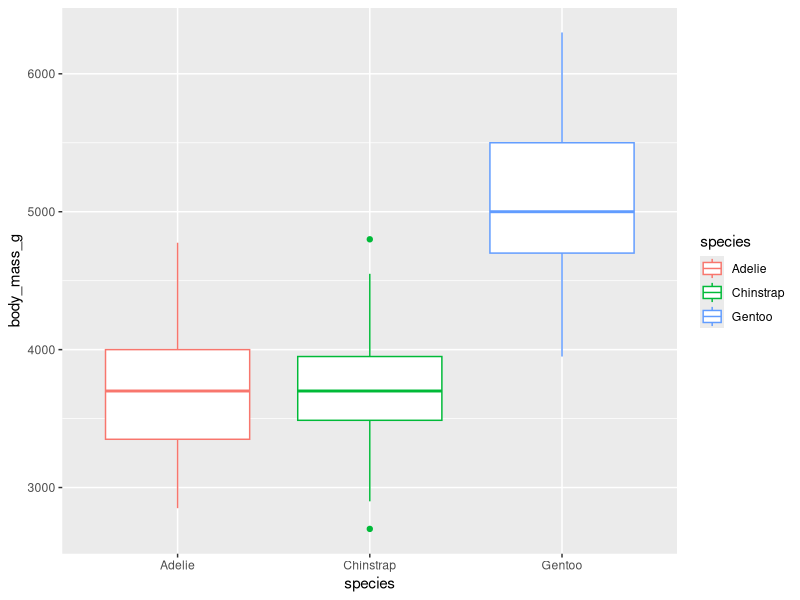
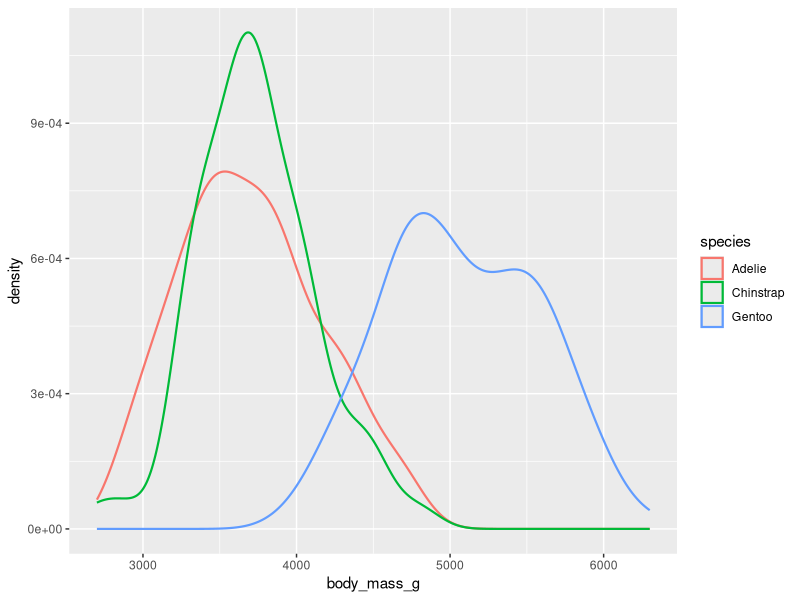
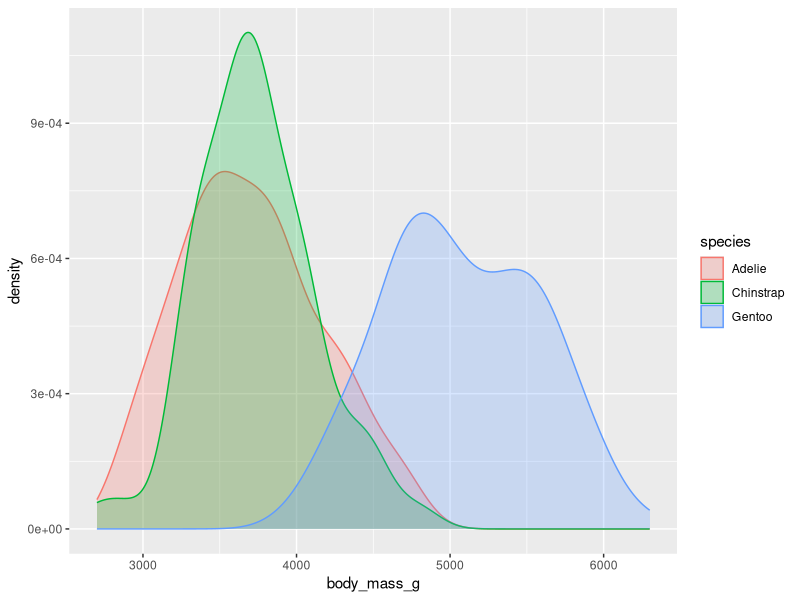
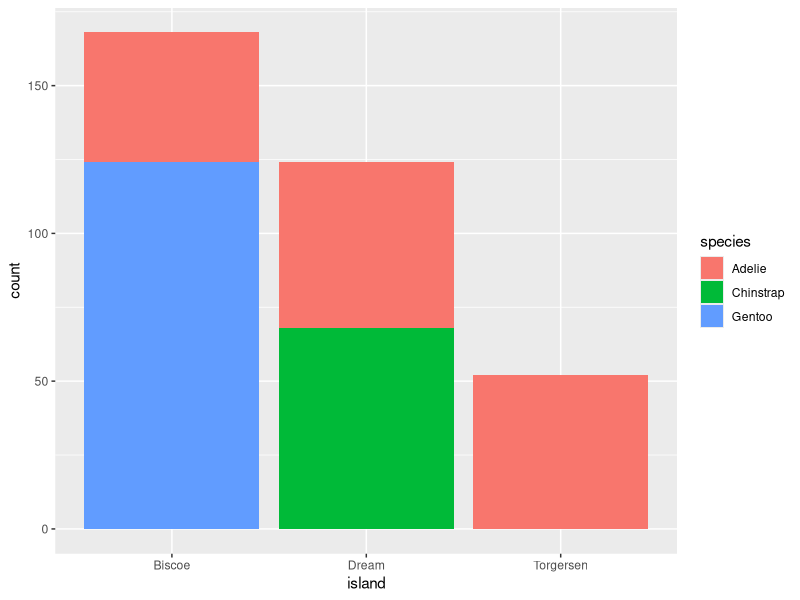
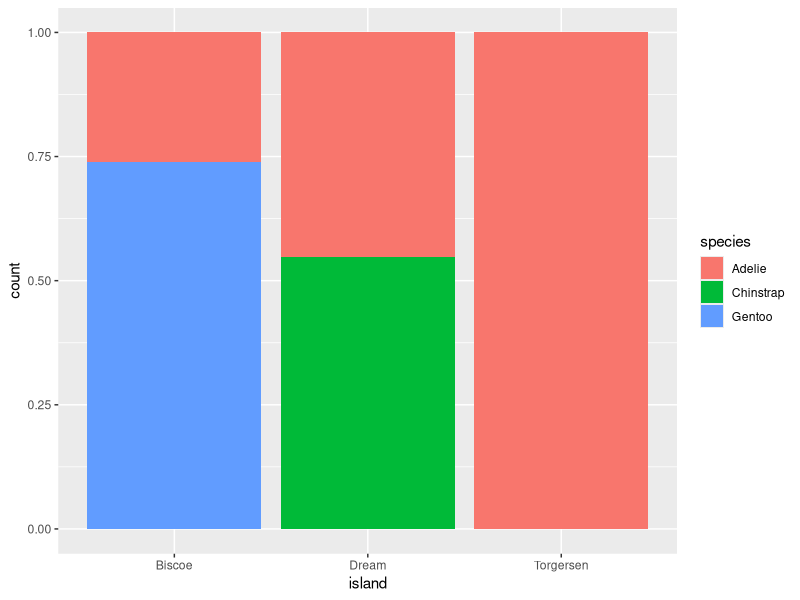
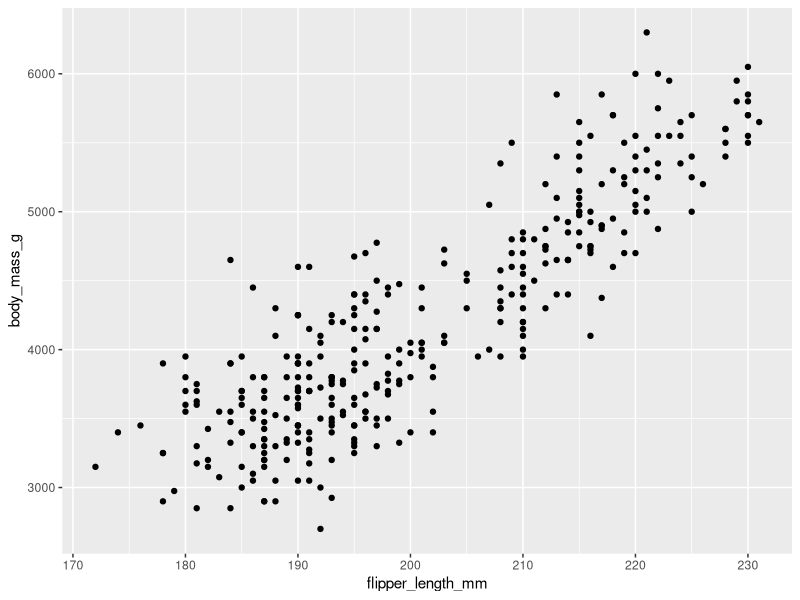
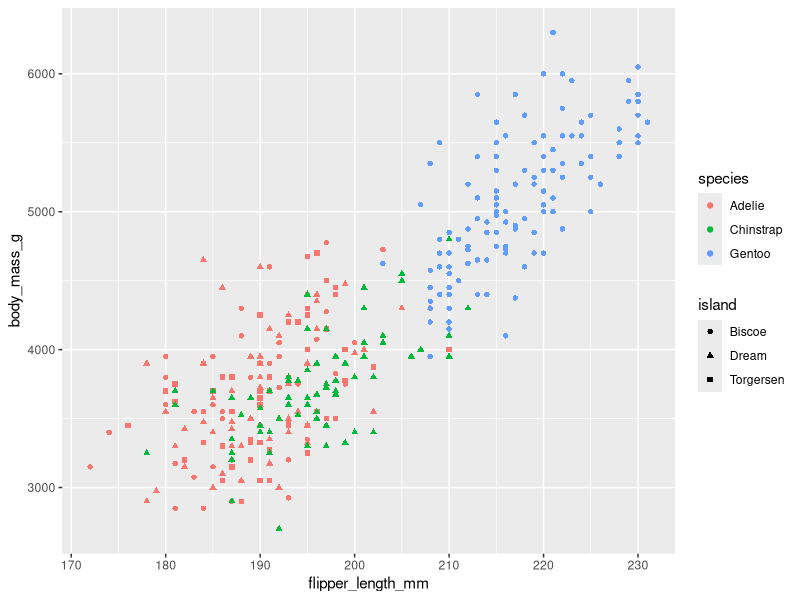
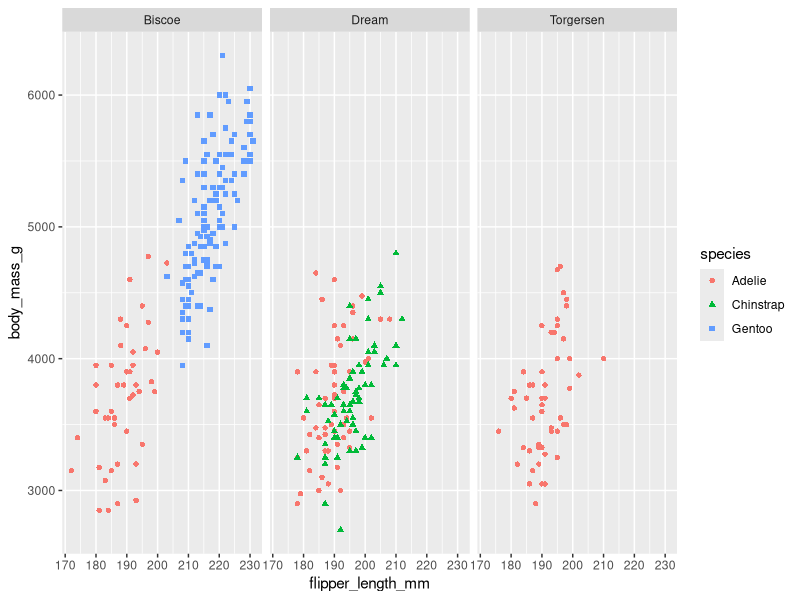

The R script that drew these images, in order:
# start w/ 1.5 visualizing relationships 
# https://r4ds.hadley.nz/data-visualize#visualizing-relationships

#Install packages
install.packages("tidyverse")
install.packages("palmerpenguins")
install.packages("ggthemes")
install.packages("ggplot2")

#Load packages
library(tidyverse)
library(palmerpenguins)
library(ggthemes)
library(ggplot2)

#Preview dataset penguins 
penguins

str(penguins)

# boxplot displaying masses of each species side-by-side

ggplot(penguins, aes(x = species, y = body_mass_g, color=species)) +
  geom_boxplot()

#try the same thing but with density 

ggplot(penguins, aes(x = body_mass_g, color=species)) +
  geom_density(linewidth =0.75)


# in this exapmle, the alpha argument colors the fill  and makes the color transparent on a scale
# between 0 (completely transparent) and 1 (completely opaque)

ggplot(penguins, aes(x = body_mass_g, color = species, fill = species)) +
  geom_density(alpha = 0.25)

# terminology 

# We ***map*** variables to aesthetics if we want the visual attribute represented by 
# that aesthetic to vary based on the values of that variable

# Otherwise, we ***set*** the value of an aesthetic.

# plot of frequencies 

ggplot(penguins, aes(x = island, fill = species)) +
  geom_bar()

ggplot(penguins, aes(x = island, fill = species)) +
  geom_bar(position = "fill")

# scatterplot still most common visualization for relationship between two numerical variables

ggplot(penguins, aes(x = flipper_length_mm, y = body_mass_g)) +
  geom_point()

# we can incorporate more variables into a plot by mapping them to additional aesthetics.
# in the following scatterplot the colors of points represent species and the shapes of points represent islands.

ggplot(penguins, aes(x = flipper_length_mm, y = body_mass_g)) +
  geom_point(aes(color = species, shape = island))

# However adding too many aesthetic mappings to a plot makes it cluttered and 
# difficult to make sense of

# consider faceting, eg

# The first argument of facet_wrap() is a formula3, which you create with ~ 
# followed by a variable name. The variable that you pass to facet_wrap() should 
# be categorical.

ggplot(penguins, aes(x = flipper_length_mm, y = body_mass_g)) +
  geom_point(aes(color = species, shape = species)) +
  facet_wrap(~island)

# exercises 1.5.5

